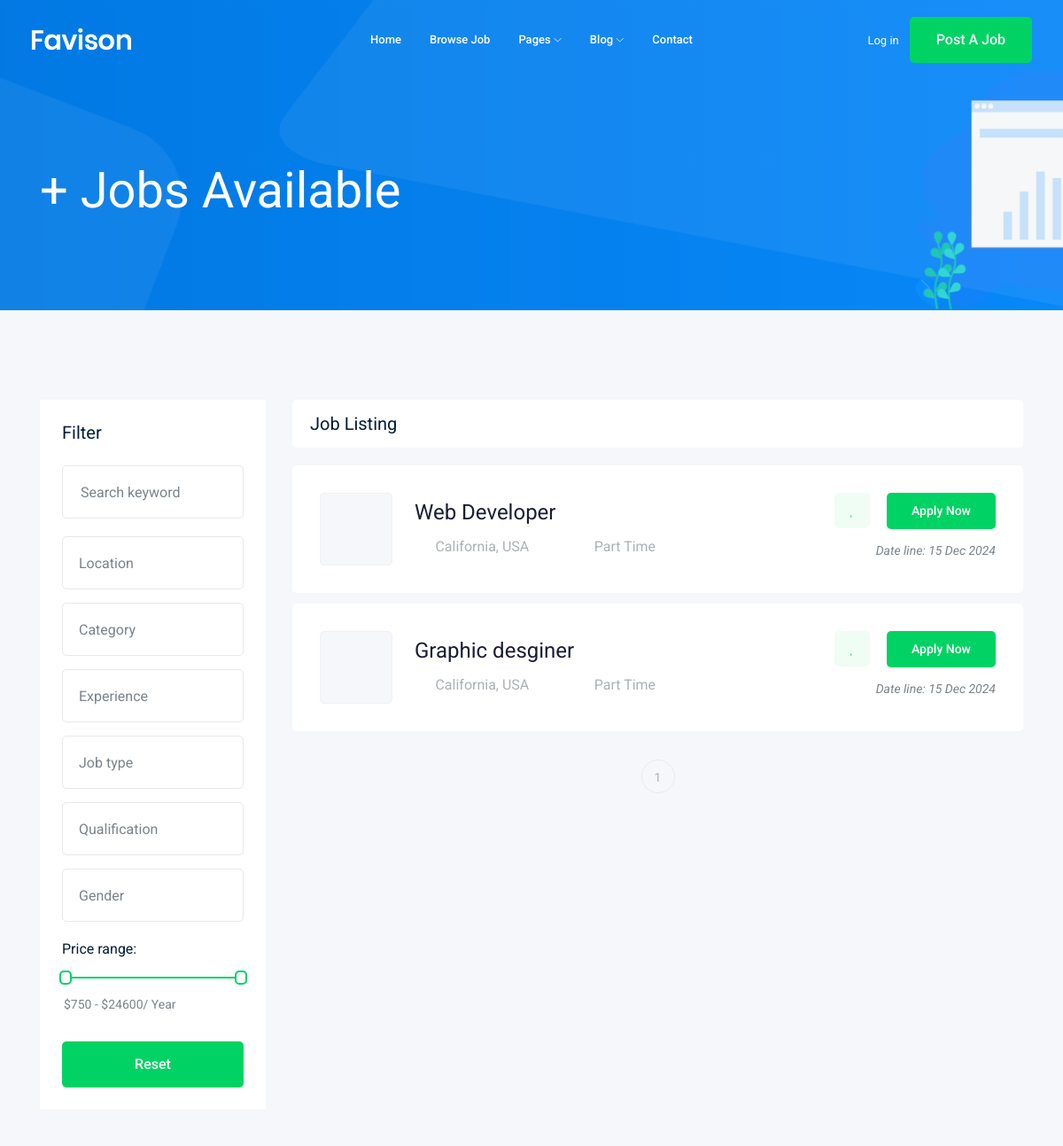
The app's page /jobs/ (upper part), older data.
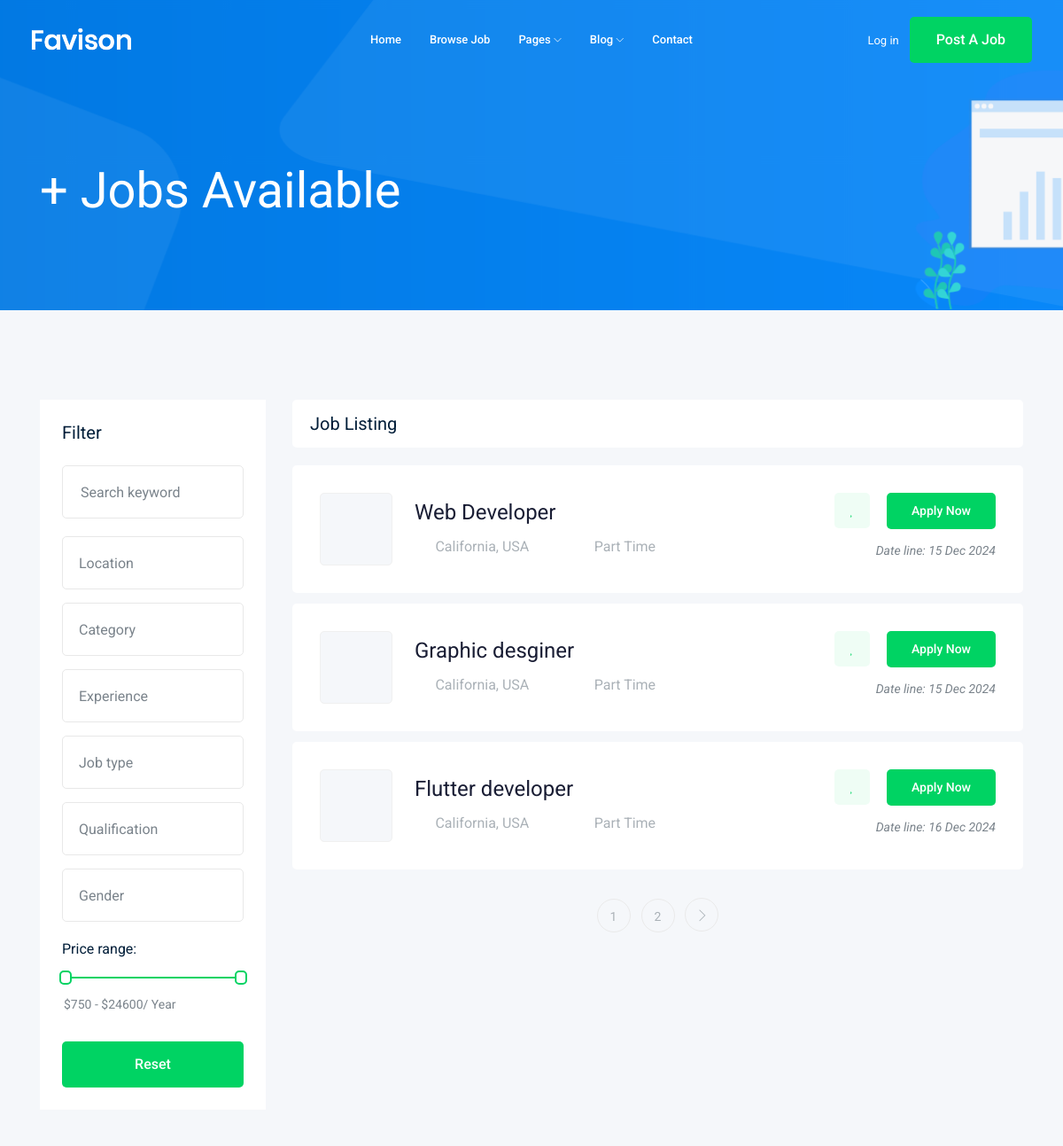
The same page, newer data.
### job/models.py (models this page shows, shortened)
class Job(models.Model):
    owner = models.ForeignKey(User, related_name='job_owner',on_delete=models.CASCADE)
    title = models.CharField(max_length=100)
    job_type = models.CharField(max_length=50, choices=JOB_TYPE)
    description = models.TextField(max_length=1000,blank=True, null=True)
    published_at = models.DateTimeField(auto_now=True, auto_now_add=False)
    vacancy = models.IntegerField(default=1)
    salary = models.IntegerField(default=0)
    experince = models.IntegerField(default=1)
    category = models.ForeignKey('Category', on_delete=models.CASCADE)
    image = models.ImageField(upload_to='jobs/')
    slug = models.SlugField(blank=True, null=True)
    def __str__(self):
        return self.title

### job/views.py (the view)
# urls.py: path('', views.job_list, name='joblist'),
def job_list(request):
    job_list = Job.objects.all()
    paginator = Paginator(job_list,3)
    page_number = request.GET.get("page")
    page_obj = paginator.get_page(page_number)
    jobs = {'jobs' : page_obj}
    return render(request, 'job/job_list.html', jobs)

### job/templates/job/job_list.html (shortened to what the changed rows need)
{% extends 'base.html' %}
{% block body %}
    <div class="job_listing_area plus_padding">
        <div class="container">
            <div class="row">
                <div class="col-lg-9">
                    <div class="job_lists m-0">
                        <div class="row">
                            {% for job in jobs %}
                            <div class="col-lg-12 col-md-12">
                                <div class="single_jobs white-bg d-flex justify-content-between">
                                    <div class="jobs_left d-flex align-items-center">
                                        <div class="thumb">
                                        </div>
                                        <div class="jobs_conetent">
                                            <a href="{% url 'jobs:job_deatils' job.slug %}"><h4>{{job}}</h4></a>
                                            <div class="links_locat d-flex align-items-center">
                                                <div class="location">
                                                    <p> <i class="fa fa-map-marker"></i> California, USA</p>
                                                </div>
                                                <div class="location">
                                                    <p> <i class="fa fa-clock-o"></i> {{job.job_type}}</p>
                                                </div>
                                            </div>
                                        </div>
                                    </div>
                                    <div class="jobs_right">
                                        <div class="apply_now">
                                            <a class="heart_mark" href="#"> <i class="fa fa-heart"></i> </a>
                                            <a href="{% url 'jobs:job_deatils' job.slug %}" class="boxed-btn3">Apply Now</a>
                                        </div>
                                        <div class="date">
                                            <p>Date line: {{job.published_at| date:'d M o'}}</p>
                                        </div>
                                    </div>
                                </div>
                            </div>
                            {% endfor %}
                        </div>
                        <div class="row">
                            <div class="col-lg-12">
                                <div class="pagination_wrap">
                                    <ul>
                                        {% for j in jobs.paginator.page_range  %}
                                        <li><a href="?page={{j}}"><span>{{j}}</span></a></li>
                                        {% endfor %}
                                        {% if jobs.has_next %}
                                            <li><a href="?page={{jobs.next_page_number}}"> <i class="ti-angle-right"></i> </a></li>
                                        {% endif %}
                                        </ul>
                                </div>
                            </div>
                        </div>
                    </div>
                </div>
            </div>
        </div>
    </div>
{% endblock body %}

Row changes from the older to the newer data that the page shows:
added Job: title "Flutter developer", job_type "Part Time", published_at "16 Dec 2024"
Text that changed along with them:
new list line: "2"
